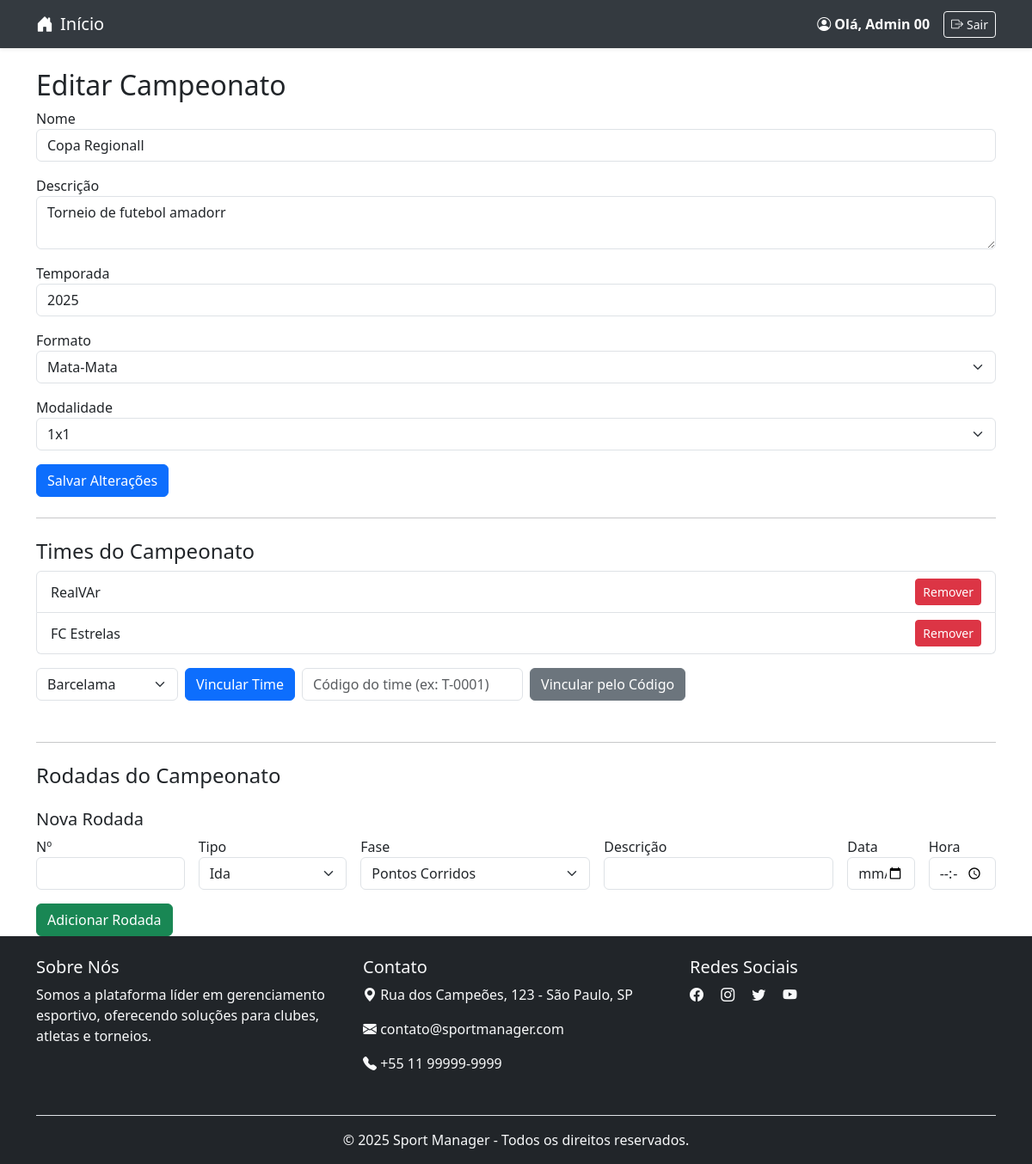
/routes/campeonato_editar.php?id=1 (signed in), run on the app's committed database.
### tables this page shows
CREATE TABLE `campeonatos` (
  `id` int NOT NULL AUTO_INCREMENT,
  `nome` varchar(100) NOT NULL,
  `descricao` text,
  `temporada` year NOT NULL,
  `formato` enum('Pontos Corridos','Mata-Mata','Fase de Grupos') NOT NULL,
  `criado_em` timestamp NULL DEFAULT CURRENT_TIMESTAMP,
  `modalidade` varchar(20) DEFAULT 'Futebol',
  `criado_por` int NOT NULL,
  PRIMARY KEY (`id`)
);

CREATE TABLE `times` (
  `id` int NOT NULL AUTO_INCREMENT,
  `nome` varchar(100) NOT NULL,
  `escudo` varchar(255) DEFAULT NULL,
  `cidade` varchar(100) DEFAULT NULL,
  `estadio` varchar(100) DEFAULT NULL,
  `admin_id` int DEFAULT NULL,
  `codigo_publico` varchar(10) DEFAULT NULL,
  PRIMARY KEY (`id`),
  UNIQUE KEY `codigo_publico` (`codigo_publico`)
);

### routes/campeonato_editar.php (called while the page is built, shortened)
<?php
require_once __DIR__ . '/../config/database.php';
require_once __DIR__ . '/../app/models/Campeonato.php';
$id = $_GET['id'] ?? null;
$model = new Campeonato($conn);
$campeonatoModel = new Campeonato($conn);
$campeonato = $campeonatoModel->buscarPorId($id);
include __DIR__ . '/../public/views/campeonatos/editar_campeonato.php';
?>

### app/Models/Campeonato.php (called while the page is built, shortened)
<?php
class Campeonato {
    private $conn;
    public function __construct($db) {
        $this->conn = $db;
    }
    public function buscarPorId($id) {
        $query = "SELECT * FROM campeonatos WHERE id = ?";
        $stmt = $this->conn->prepare($query);
        $stmt->bind_param("i", $id);
        $stmt->execute();
        return $stmt->get_result()->fetch_assoc();
    }
    public function listarTimesPorCampeonato($campeonato_id) {
        $query = "SELECT t.* FROM times t
                  INNER JOIN times_campeonatos tc ON t.id = tc.time_id
                  WHERE tc.campeonato_id = ?";
        $stmt = $this->conn->prepare($query);
        $stmt->bind_param("i", $campeonato_id);
        $stmt->execute();
        return $stmt->get_result()->fetch_all(MYSQLI_ASSOC);
    }
    public function buscarTimesDisponiveis($campeonato_id) {
        $query = "SELECT id, nome FROM times
                  WHERE id NOT IN (
                      SELECT time_id FROM times_campeonatos WHERE campeonato_id = ?
                  )";
        $stmt = $this->conn->prepare($query);
        $stmt->bind_param("i", $campeonato_id);
        $stmt->execute();
        return $stmt->get_result()->fetch_all(MYSQLI_ASSOC);
    }
public function listarFasesDoCampeonato($campeonato_id) {
    $query = "SELECT id, nome FROM fases_campeonato WHERE campeonato_id = ? ORDER BY ordem ASC";
    $stmt = $this->conn->prepare($query);
    $stmt->bind_param("i", $campeonato_id);
    $stmt->execute();
    return $stmt->get_result()->fetch_all(MYSQLI_ASSOC);
}
}
?>

### public/views/campeonatos/editar_campeonato.php (the view, shortened to what this page needs)
<?php include __DIR__ . '/../cabecalho/header.php'; ?>
<div class="container mt-4">
    <h2>Editar Campeonato</h2>
    <form action="/campeonato_esportivo/routes/campeonatos_atualizar.php" method="POST">
        <div class="mb-3">
            <label>Nome</label>
            <input type="text" name="nome" class="form-control" value="<?= $campeonato['nome'] ?>" required>
        </div>
        <div class="mb-3">
            <label>Descrição</label>
            <textarea name="descricao" class="form-control"><?= $campeonato['descricao'] ?></textarea>
        </div>
        <div class="mb-3">
            <label>Temporada</label>
            <input type="text" name="temporada" class="form-control" value="<?= $campeonato['temporada'] ?>" required>
        </div>
        <div class="mb-3">
            <label>Formato</label>
            <select name="formato" class="form-select">
                <option <?= $campeonato['formato'] == 'Mata-Mata' ? 'selected' : '' ?>>Mata-Mata</option>
            </select>
        </div>
        <div class="mb-3">
            <label>Modalidade</label>
            <select name="modalidade" class="form-select">
                <option <?= $campeonato['modalidade'] == '1x1' ? 'selected' : '' ?>>1x1</option>
            </select>
        </div>
        <button type="submit" class="btn btn-primary">Salvar Alterações</button>
    </form>
    <hr class="my-4">
    <h4>Times do Campeonato</h4>
    <ul class="list-group mb-3">
        <?php foreach ($model->listarTimesPorCampeonato($campeonato['id']) as $time): ?>
            <li class="list-group-item d-flex justify-content-between align-items-center">
                <?= htmlspecialchars($time['nome']) ?>
                <a href="/campeonato_esportivo/routes/remover_time.php?campeonato_id=<?= $campeonato['id'] ?>&time_id=<?= $time['id'] ?>" class="btn btn-sm btn-danger">Remover</a>
            </li>
        <?php endforeach; ?>
    </ul>
    <form method="POST" action="/campeonato_esportivo/routes/adicionar_time.php" class="d-flex align-items-center gap-2 mb-5">
        <select name="time_id" class="form-select w-auto" required>
            <?php foreach ($model->buscarTimesDisponiveis($campeonato['id']) as $time): ?>
                <option value="<?= $time['id'] ?>"><?= htmlspecialchars($time['nome']) ?></option>
            <?php endforeach; ?>
        </select>
        <button class="btn btn-primary">Vincular Time</button>
        <form method="POST" action="/campeonato_esportivo/routes/adicionar_time_codigo.php" class="d-flex align-items-center gap-2 mb-5">
            <input type="text" name="codigo_publico" class="form-control w-auto" placeholder="Código do time (ex: T-0001)" required>
            <button class="btn btn-secondary">Vincular pelo Código</button>
        </form>
    </form>
    <hr class="my-4">
    <h4>Rodadas do Campeonato</h4>
    <h5>Nova Rodada</h5>
    <form method="POST" action="/campeonato_esportivo/routes/adicionar_rodada.php" class="row g-3">
        <div class="col-md-2">
            <label>Nº</label>
            <input type="number" name="numero" class="form-control" required>
        </div>
        <div class="col-md-2">
            <label>Tipo</label>
            <select name="tipo" class="form-select" required>
                <option value="Ida">Ida</option>
            </select>
        </div>
        <div class="col-md-3">
            <label>Fase</label>
            <select name="fase_id" class="form-select" required>
                <?php foreach ($model->listarFasesDoCampeonato($campeonato['id']) as $fase): ?>
                    <option value="<?= $fase['id'] ?>"><?= htmlspecialchars($fase['nome']) ?></option>
                <?php endforeach; ?>
            </select>
        </div>
        <div class="col-md-3">
            <label>Descrição</label>
            <input type="text" name="descricao" class="form-control">
        </div>
        <div class="col-md-1">
            <label>Data</label>
            <input type="date" name="data" class="form-control" required>
        </div>
        <div class="col-md-1">
            <label>Hora</label>
            <input type="time" name="hora" class="form-control" required>
        </div>
        <div class="col-12">
            <button class="btn btn-success">Adicionar Rodada</button>
        </div>
    </form>
</div>
<?php include __DIR__ . '/../cabecalho/footer.php'; ?>

### data on the page
campeonatos: nome "Copa Regionall", descricao "Torneio de futebol amadorr", temporada "2025", formato "Mata-Mata", modalidade "1x1"
times: nome "RealVAr"
times: nome "FC Estrelas"

### other printed values
$_SESSION['usuario_nome'] "Admin 00"
form field time_id "Barcelama"
form field fase_id "Pontos Corridos"
